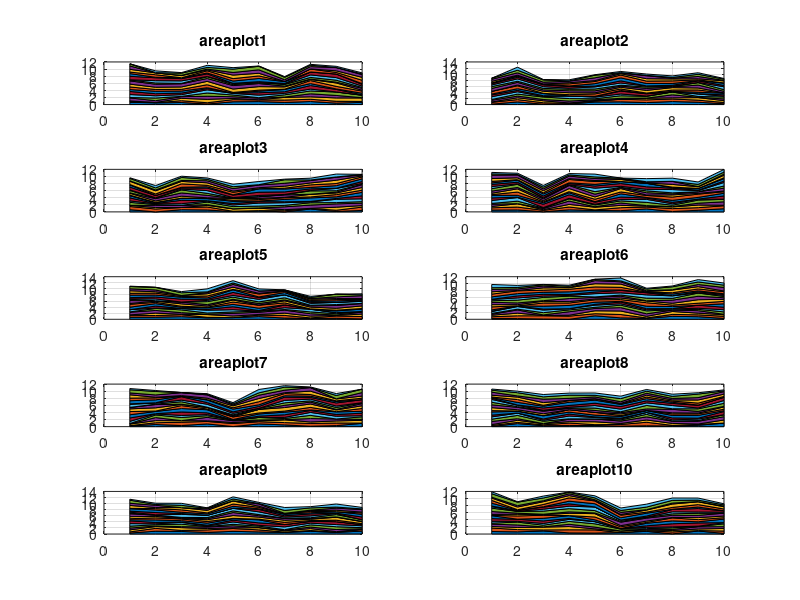

MATLAB code to generate this figure: (Note: this script raises an error after producing the figure.)
for n = 1:10
    subplot(5,2,n)
    area(rand(10,20))
    grid on
    title(['areaplot' num2str(n)]);
end

p = plotlyfigure(gcf); 
plotly(p); 

%plotly low level edits
for n = 1:length(p.data)
    p.data{n}.opacity = n/length(p.data); 
end

%vs.... 
